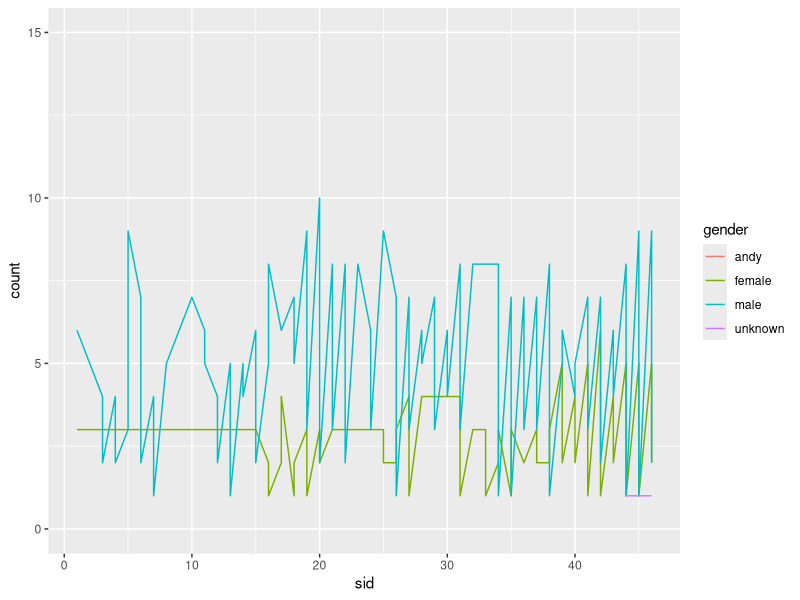
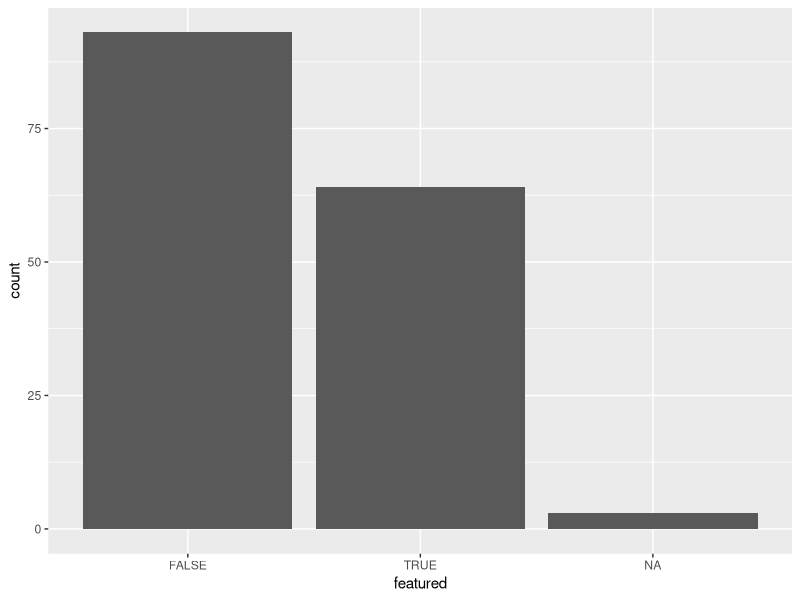
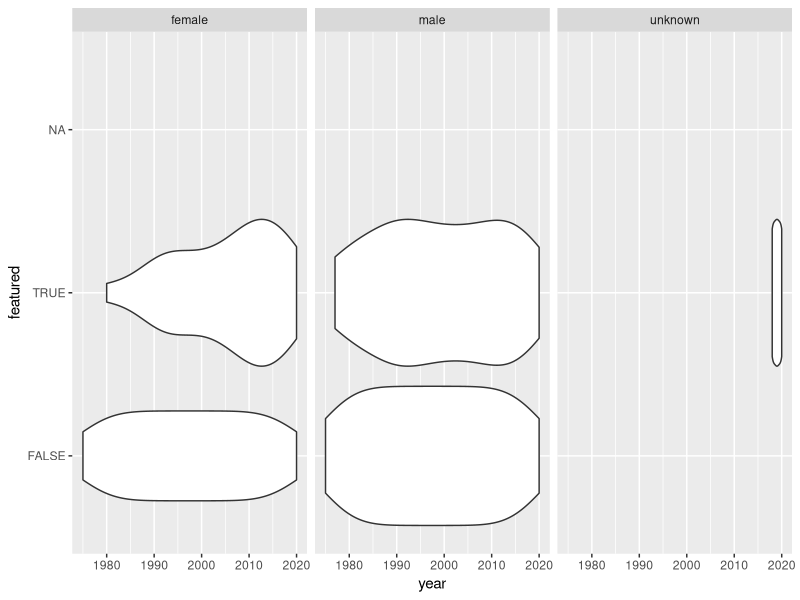

Generate these figures, in order, with R:
## ---- chunk 1
#| label: setup
#| warning: false
#| message: false

library(tidyverse)
library(ggplot2)
library(dplyr)
library(tidyr)
library(readr)

knitr::opts_chunk$set(echo = TRUE, warning=FALSE, message=FALSE)
## ---- chunk 2
actors <- read_csv("_data/snl_actors.csv")
casts <- read_csv("_data/snl_casts.csv")
seasons <- read_csv("_data/snl_seasons.csv")
## ---- chunk 3
tibble(actors, 10)
## ---- chunk 4
tibble(casts, 10)
## ---- chunk 5
tibble(seasons, 10)
## ---- chunk 6
unique(actors$ "type")
## ---- chunk 7
cast_actors <- actors %>%
  left_join(casts, by = "aid") 
## ---- chunk 8
all_data_prep <- cast_actors %>%
  left_join(seasons, by = "sid")
## ---- chunk 9
all_data <- all_data_prep %>%
  group_by (sid, year, gender, featured) %>% 
  summarize(count = n())

all_data
## ---- chunk 10
ggplot(all_data, aes(sid, count, col = gender))+ geom_line() + 
     coord_cartesian(ylim = c(0, 15))

all_data%>%
  filter(gender != "andy") %>%
ggplot(., aes(featured, stat = "count")) + geom_bar()


all_data%>%
  filter(gender != "andy") %>%
ggplot(., aes(x = year, y = featured, stat = "count", )) + geom_violin()  + facet_wrap (~gender,)
